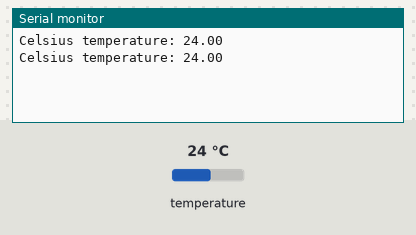
Recording of a sketch running on a simulated Arduino Uno, built with avr-gcc and run on an emulated ATmega328P. Parts: the last lines printed to the serial monitor. The inputs (shaded band) are chosen by the test bench; at power-on: temperature 24 °C.

Above: at 3.3 s.
3.4 s: temperature set to 12 °C
At 5.0 s:
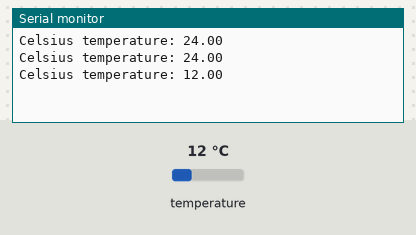
5.9 s: temperature set to 19 °C
At 7.5 s:
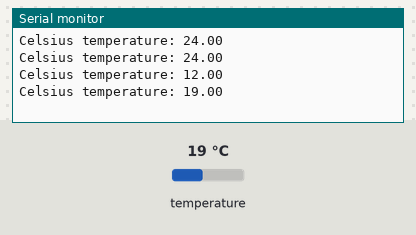
Timing chart, 0 to 9.0 s (numbered marks = the images above; inputs shaded):
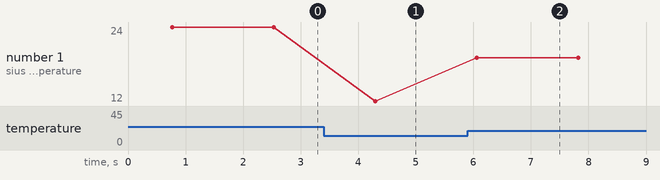

The sketch:

Temperature.ino
```cpp
/*********
  Rui Santos
  Complete project details at https://randomnerdtutorials.com
  Based on the Dallas Temperature Library example
  use this link for wiring and reference
  //https://randomnerdtutorials.com/guide-for-ds18b20-temperature-sensor-with-arduino/
*********/

#include <OneWire.h>
#include <DallasTemperature.h>

// Data wire is conntec to the Arduino digital pin 4
#define ONE_WIRE_BUS 2

// Setup a oneWire instance to communicate with any OneWire devices
OneWire oneWire(ONE_WIRE_BUS);

// Pass our oneWire reference to Dallas Temperature sensor
DallasTemperature sensors(&oneWire);

void setup(void)
{
  // Start serial communication for debugging purposes
  Serial.begin(9600);
  // Start up the library
  sensors.begin();
}

void loop(void){
  // Call sensors.requestTemperatures() to issue a global temperature and Requests to all devices on the bus
  printTemp();
  delay(1000);
}


void printTemp() {
  float Temperature;
  sensors.requestTemperatures();
  Serial.print("Celsius temperature: ");
  Temperature=sensors.getTempCByIndex(0);
  Serial.println(Temperature);
}
```

Measured:
- after the input at 3.4 s, the serial monitor: prints a new line after 0.90 s (image 1)
- after the input at 5.9 s, the serial monitor: prints a new line after 0.16 s (image 2)
- plotted number 1: 24 → 12 after the input at 3.4 s, 12 → 19 after the input at 5.9 s
